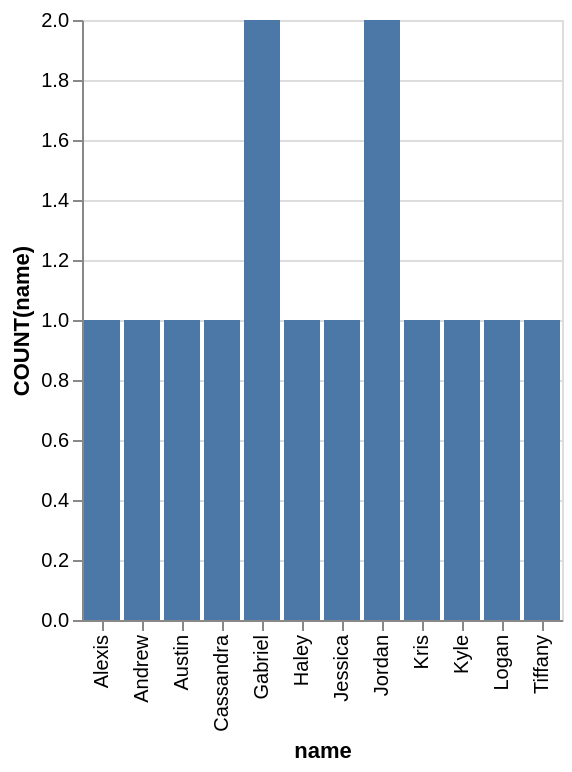

Source (Vega-Lite JSON):
### Vega-Lite specification from a JSON file in a GitHub repository (floating-point values rounded to 4 significant figures)
{"data": {"values": [{"x_data": "Alexis", "y_data": 1}, {"x_data": "Andrew", "y_data": 1}, {"x_data": "Austin", "y_data": 1}, {"x_data": "Cassandra", "y_data": 1}, {"x_data": "Gabriel", "y_data": 2}, {"x_data": "Haley", "y_data": 1}, {"x_data": "Jessica", "y_data": 1}, {"x_data": "Jordan", "y_data": 2}, {"x_data": "Kris", "y_data": 1}, {"x_data": "Kyle", "y_data": 1}, {"x_data": "Logan", "y_data": 1}, {"x_data": "Tiffany", "y_data": 1}]}, "mark": "bar", "encoding": {"x": {"field": "x_data", "type": "nominal", "title": "name", "sort": "ascending"}, "y": {"field": "y_data", "type": "quantitative", "title": "COUNT(name)"}}}
